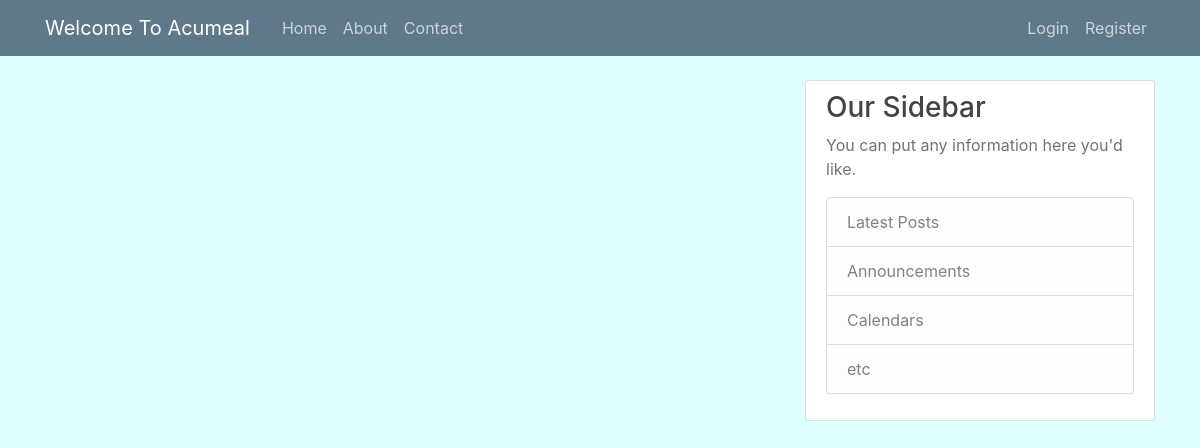
Before: / with the older database file.
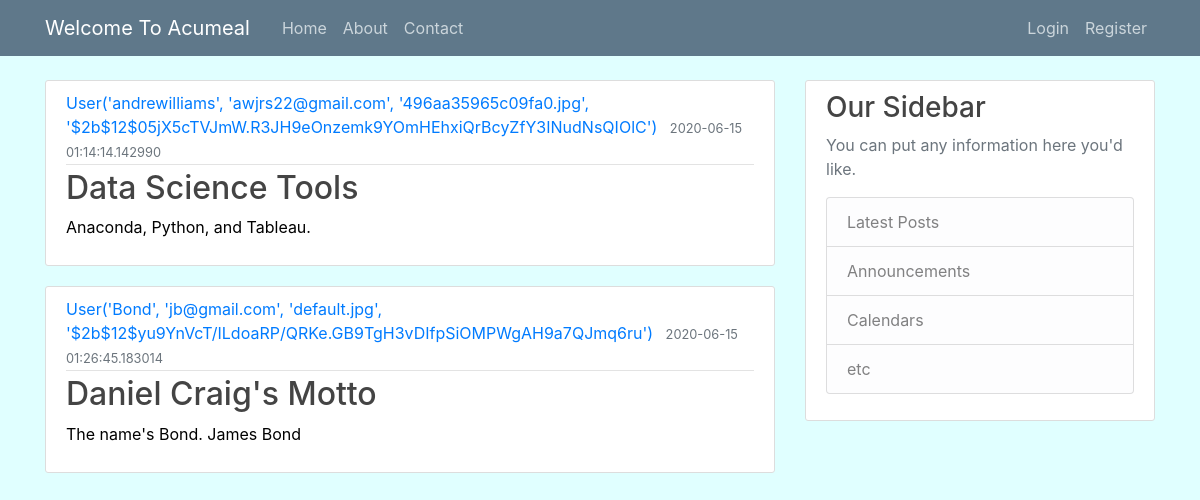
After: the same page with the newer database file.
### flaskapp/models.py (models this page shows, shortened)
class Posts(db.Model):
    id = db.Column(db.Integer, primary_key=True)
    title = db.Column(db.String(100), unique=True, nullable=False)
    date_posted = db.Column(db.DateTime, nullable=False, default=datetime.utcnow())
    content = db.Column(db.Text, nullable=False)
    user_id = db.Column(db.Integer, db.ForeignKey('user.id'), nullable=False)

class User(db.Model, UserMixin):
    id = db.Column(db.Integer, primary_key=True)
    username = db.Column(db.String(20), unique=True, nullable=False)
    email = db.Column(db.String(120), unique=True, nullable=False)
    image_file = db.Column(db.String(20), nullable=False, default='default.jpg')
    password = db.Column(db.String(60), nullable=False)
    posts = db.relationship('Posts', backref='author', lazy=True) # related to posts: 1 to many relationship
    mealplan = db.relationship('Mealplan', backref='author', lazy=True) # 1 to many relationship with user
    meal = db.relationship('Meal', backref='author', lazy=True)
    def __repr__(self): # makes our object a string when it's printed when we print it out
        return f"User('{self.username}', '{self.email}', '{self.image_file}', '{self.password}')"

### flaskapp/routes.py (the view)
@app.route('/')
def index():
    posts = Posts.query.all()
    return render_template('index.html', posts=posts)

### flaskapp/templates/index.html (shortened to what this page needs)
{% extends 'base.html' %}
{% block content %}
    {% for post in posts %}
        <article class="media content-section">
        <div class="media-body">
            <div class="article-metadata">
                <a class="mr-2" href="#">{{ post.author }}</a>
                <small class="text-muted">{{ post.date_posted }}</small>
            </div>
                <h2> <a class="article-title" href="#">{{ post.title }}</a> </h2>
                    <p class="article-content">{{ post.content }}</p>
        </div>
        </article>
    {% endfor %}
{% endblock content %}

Changed rows visible on the page:
added Posts: author "User('andrewilliams', 'awjrs22@gmail.com', '496aa35965c09fa0.jpg', '$2b$12$05jX5cTVJmW.R3JH9eOnzemk9YOmHEhxiQrBcyZfY3INudNsQIOlC')", date_posted "2020-06-15 01:14:14.142990", title "Data Science Tools", content "Anaconda, Python, and Tableau."
added Posts: author "User('Bond', 'jb@gmail.com', 'default.jpg', '$2b$12$yu9YnVcT/ILdoaRP/QRKe.GB9TgH3vDIfpSiOMPWgAH9a7QJmq6ru')", date_posted "2020-06-15 01:26:45.183014", title "Daniel Craig's Motto", content "The name's Bond. James Bond"
